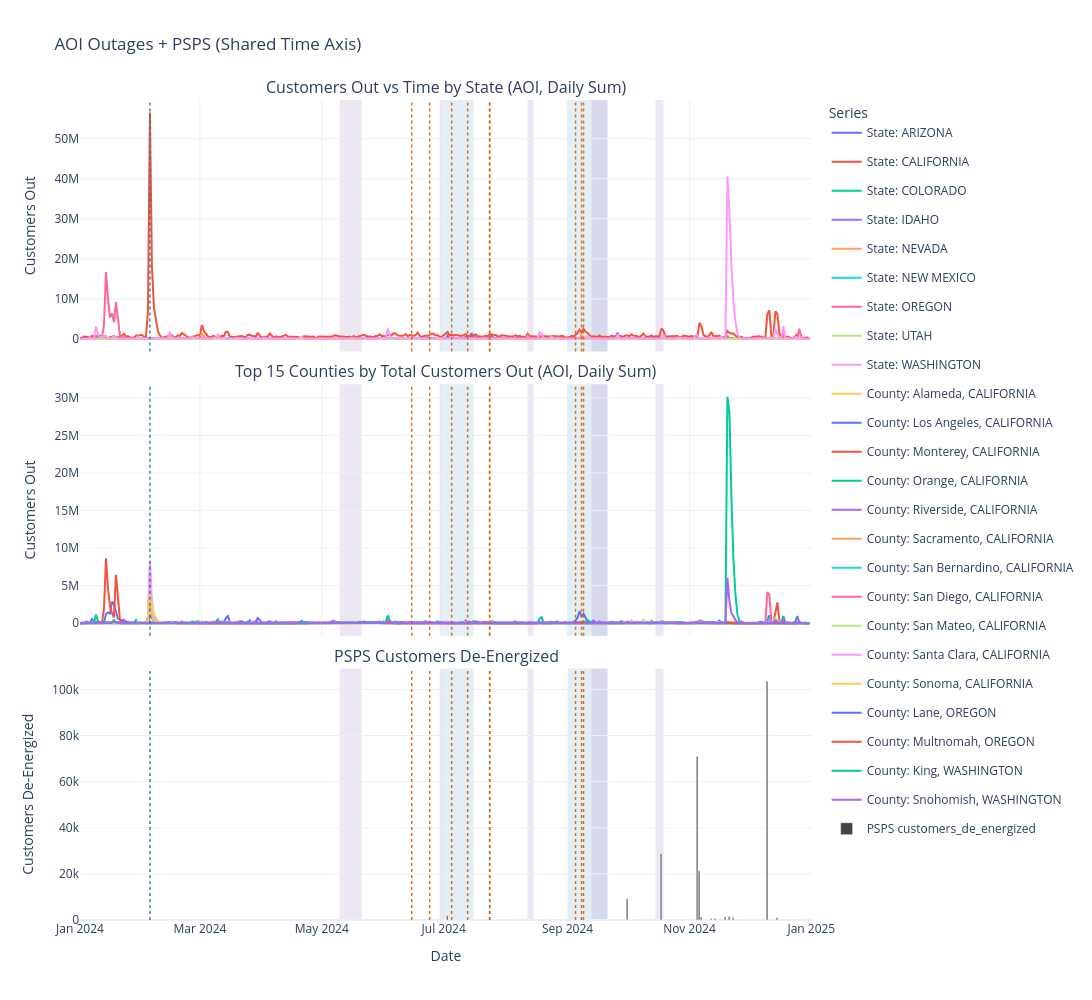

The cell this chart's notebook holds for it:
### Code cell
=import pandas as pd
import plotly.graph_objects as go
from plotly.subplots import make_subplots

# --- PSPS data ---
psps_df = pd.read_csv(psps_events)

required_cols = ["event_name", "first_date_of_poc", "customers_de_energized"]
missing = [c for c in required_cols if c not in psps_df.columns]
if missing:
    raise ValueError(f"Missing PSPS columns: {missing}")

psps_df = psps_df[required_cols].copy()
psps_df["first_date_of_poc"] = pd.to_datetime(psps_df["first_date_of_poc"], errors="coerce")
psps_df["customers_de_energized"] = pd.to_numeric(psps_df["customers_de_energized"], errors="coerce")
psps_df = psps_df.dropna(subset=["first_date_of_poc", "customers_de_energized"])

# Optional: combine multiple events on same day
psps_daily = (
    psps_df.groupby("first_date_of_poc", as_index=False)["customers_de_energized"]
    .sum()
    .sort_values("first_date_of_poc")
)

# --- Build 3-row figure with tied x-axes ---
fig_3row = make_subplots(
    rows=3, cols=1,
    shared_xaxes=True,
    vertical_spacing=0.04,
    subplot_titles=(
        "Customers Out vs Time by State (AOI, Daily Sum)",
        "Top 15 Counties by Total Customers Out (AOI, Daily Sum)",
        "PSPS Customers De-Energized"
    )
)

# Row 1: states
for state in state_ts_plotly["state"].dropna().unique():
    s = state_ts_plotly[state_ts_plotly["state"] == state]
    fig_3row.add_trace(
        go.Scatter(
            x=s["datetime"], y=s["customers_out"],
            mode="lines", name=f"State: {state}",
            legendgroup=f"state_{state}"
        ),
        row=1, col=1
    )

# Row 2: top 15 counties
for county_state in county_ts_plotly["county_state"].dropna().unique():
    c = county_ts_plotly[county_ts_plotly["county_state"] == county_state]
    fig_3row.add_trace(
        go.Scatter(
            x=c["datetime"], y=c["customers_out"],
            mode="lines", name=f"County: {county_state}",
            legendgroup=f"county_{county_state}"
        ),
        row=2, col=1
    )

# Row 3: PSPS bars
fig_3row.add_trace(
    go.Bar(
        x=psps_daily["first_date_of_poc"],
        y=psps_daily["customers_de_energized"],
        name="PSPS customers_de_energized",
        marker_color="#444"
    ),
    row=3, col=1
)

# Optional event overlays (if your event dfs already exist)
if "wildfire_dates" in globals():
    add_event_overlays(fig_3row, wildfire_dates, "#d95f02")
if "terrwx_dates" in globals():
    add_event_overlays(fig_3row, terrwx_dates, "#1f78b4")
if "spwx_dates" in globals():
    add_event_overlays(fig_3row, spwx_dates, "#6a3d9a")

fig_3row.update_yaxes(title_text="Customers Out", row=1, col=1)
fig_3row.update_yaxes(title_text="Customers Out", row=2, col=1)
fig_3row.update_yaxes(title_text="Customers De-Energized", row=3, col=1)
fig_3row.update_xaxes(title_text="Date", row=3, col=1)

fig_3row.update_layout(
    height=1000,
    width=1300,
    template="plotly_white",
    hovermode="x unified",
    title="AOI Outages + PSPS (Shared Time Axis)",
    legend_title_text="Series"
)

fig_3row.show()
=

### Figure 1 — Plotly figure (JSON) as saved in the notebook; plotly's stock layout.template omitted (floating-point values rounded to 4 significant figures; data arrays with more than 128 entries replaced by an {"elided": "..."} marker saying what was removed)
{"data": [{"legendgroup": "state_ARIZONA", "mode": "lines", "name": "State: ARIZONA", "type": "scatter", "x": {"elided": "366 str values"}, "xaxis": "x", "y": {"elided": "366 int values"}, "yaxis": "y"}, {"legendgroup": "state_CALIFORNIA", "mode": "lines", "name": "State: CALIFORNIA", "type": "scatter", "x": {"elided": "366 str values"}, "xaxis": "x", "y": {"elided": "366 int values"}, "yaxis": "y"}, {"legendgroup": "state_COLORADO", "mode": "lines", "name": "State: COLORADO", "type": "scatter", "x": ["2024-07-14T00:00:00.000000000", "2024-08-27T00:00:00.000000000"], "xaxis": "x", "y": [0, 0], "yaxis": "y"}, {"legendgroup": "state_IDAHO", "mode": "lines", "name": "State: IDAHO", "type": "scatter", "x": {"elided": "365 str values"}, "xaxis": "x", "y": {"elided": "365 int values"}, "yaxis": "y"}, {"legendgroup": "state_NEVADA", "mode": "lines", "name": "State: NEVADA", "type": "scatter", "x": {"elided": "366 str values"}, "xaxis": "x", "y": {"elided": "366 int values"}, "yaxis": "y"}, {"legendgroup": "state_NEW MEXICO", "mode": "lines", "name": "State: NEW MEXICO", "type": "scatter", "x": {"elided": "363 str values"}, "xaxis": "x", "y": {"elided": "363 int values"}, "yaxis": "y"}, {"legendgroup": "state_OREGON", "mode": "lines", "name": "State: OREGON", "type": "scatter", "x": {"elided": "366 str values"}, "xaxis": "x", "y": {"elided": "366 int values"}, "yaxis": "y"}, {"legendgroup": "state_UTAH", "mode": "lines", "name": "State: UTAH", "type": "scatter", "x": {"elided": "366 str values"}, "xaxis": "x", "y": {"elided": "366 int values"}, "yaxis": "y"}, {"legendgroup": "state_WASHINGTON", "mode": "lines", "name": "State: WASHINGTON", "type": "scatter", "x": {"elided": "366 str values"}, "xaxis": "x", "y": {"elided": "366 int values"}, "yaxis": "y"}, {"legendgroup": "county_Alameda, CALIFORNIA", "mode": "lines", "name": "County: Alameda, CALIFORNIA", "type": "scatter", "x": {"elided": "366 str values"}, "xaxis": "x2", "y": {"elided": "366 int values"}, "yaxis": "y2"}, {"legendgroup": "county_Los Angeles, CALIFORNIA", "mode": "lines", "name": "County: Los Angeles, CALIFORNIA", "type": "scatter", "x": {"elided": "366 str values"}, "xaxis": "x2", "y": {"elided": "366 int values"}, "yaxis": "y2"}, {"legendgroup": "county_Monterey, CALIFORNIA", "mode": "lines", "name": "County: Monterey, CALIFORNIA", "type": "scatter", "x": {"elided": "366 str values"}, "xaxis": "x2", "y": {"elided": "366 int values"}, "yaxis": "y2"}, {"legendgroup": "county_Orange, CALIFORNIA", "mode": "lines", "name": "County: Orange, CALIFORNIA", "type": "scatter", "x": {"elided": "366 str values"}, "xaxis": "x2", "y": {"elided": "366 int values"}, "yaxis": "y2"}, {"legendgroup": "county_Riverside, CALIFORNIA", "mode": "lines", "name": "County: Riverside, CALIFORNIA", "type": "scatter", "x": {"elided": "365 str values"}, "xaxis": "x2", "y": {"elided": "365 int values"}, "yaxis": "y2"}, {"legendgroup": "county_Sacramento, CALIFORNIA", "mode": "lines", "name": "County: Sacramento, CALIFORNIA", "type": "scatter", "x": {"elided": "366 str values"}, "xaxis": "x2", "y": {"elided": "366 int values"}, "yaxis": "y2"}, {"legendgroup": "county_San Bernardino, CALIFORNIA", "mode": "lines", "name": "County: San Bernardino, CALIFORNIA", "type": "scatter", "x": {"elided": "366 str values"}, "xaxis": "x2", "y": {"elided": "366 int values"}, "yaxis": "y2"}, {"legendgroup": "county_San Diego, CALIFORNIA", "mode": "lines", "name": "County: San Diego, CALIFORNIA", "type": "scatter", "x": {"elided": "364 str values"}, "xaxis": "x2", "y": {"elided": "364 int values"}, "yaxis": "y2"}, {"legendgroup": "county_San Mateo, CALIFORNIA", "mode": "lines", "name": "County: San Mateo, CALIFORNIA", "type": "scatter", "x": {"elided": "366 str values"}, "xaxis": "x2", "y": {"elided": "366 int values"}, "yaxis": "y2"}, {"legendgroup": "county_Santa Clara, CALIFORNIA", "mode": "lines", "name": "County: Santa Clara, CALIFORNIA", "type": "scatter", "x": {"elided": "366 str values"}, "xaxis": "x2", "y": {"elided": "366 int values"}, "yaxis": "y2"}, {"legendgroup": "county_Sonoma, CALIFORNIA", "mode": "lines", "name": "County: Sonoma, CALIFORNIA", "type": "scatter", "x": {"elided": "366 str values"}, "xaxis": "x2", "y": {"elided": "366 int values"}, "yaxis": "y2"}, {"legendgroup": "county_Lane, OREGON", "mode": "lines", "name": "County: Lane, OREGON", "type": "scatter", "x": {"elided": "366 str values"}, "xaxis": "x2", "y": {"elided": "366 int values"}, "yaxis": "y2"}, {"legendgroup": "county_Multnomah, OREGON", "mode": "lines", "name": "County: Multnomah, OREGON", "type": "scatter", "x": {"elided": "366 str values"}, "xaxis": "x2", "y": {"elided": "366 int values"}, "yaxis": "y2"}, {"legendgroup": "county_King, WASHINGTON", "mode": "lines", "name": "County: King, WASHINGTON", "type": "scatter", "x": {"elided": "366 str values"}, "xaxis": "x2", "y": {"elided": "366 int values"}, "yaxis": "y2"}, {"legendgroup": "county_Snohomish, WASHINGTON", "mode": "lines", "name": "County: Snohomish, WASHINGTON", "type": "scatter", "x": {"elided": "365 str values"}, "xaxis": "x2", "y": {"elided": "365 int values"}, "yaxis": "y2"}, {"marker": {"color": "#444"}, "name": "PSPS customers_de_energized", "type": "bar", "x": ["2024-06-14T19:00:00.000000000", "2024-07-02T19:00:00.000000000", "2024-07-05T19:00:00.000000000", "2024-07-20T19:00:00.000000000", "2024-07-21T19:00:00.000000000", "2024-07-26T19:00:00.000000000", "2024-08-07T19:00:00.000000000", "2024-08-23T19:00:00.000000000", "2024-09-07T19:00:00.000000000", "2024-09-15T19:00:00.000000000", "2024-09-30T19:00:00.000000000", "2024-10-02T19:00:00.000000000", "2024-10-09T19:00:00.000000000", "2024-10-17T19:00:00.000000000", "2024-10-27T19:00:00.000000000", "2024-11-04T20:00:00.000000000", "2024-11-05T20:00:00.000000000", "2024-11-06T20:00:00.000000000", "2024-11-11T20:00:00.000000000", "2024-11-13T20:00:00.000000000", "2024-11-18T20:00:00.000000000", "2024-11-20T20:00:00.000000000", "2024-11-22T20:00:00.000000000", "2024-11-28T20:00:00.000000000", "2024-12-05T20:00:00.000000000", "2024-12-09T20:00:00.000000000", "2024-12-14T20:00:00.000000000", "2024-12-26T20:00:00.000000000", "2024-12-31T20:00:00.000000000"], "xaxis": "x3", "y": [0, 1843, 0, 212, 0, 0, 21, 3, 489, 0, 9176, 1, 0, 28748, 89, 71044, 21357, 1263, 686, 637, 1251, 1547, 1064, 0, 0, 103595, 1007, 0, 0], "yaxis": "y3"}], "layout": {"annotations": [{"font": {"size": 16}, "showarrow": false, "text": "Customers Out vs Time by State (AOI, Daily Sum)", "x": 0.5, "xanchor": "center", "xref": "paper", "y": 1, "yanchor": "bottom", "yref": "paper"}, {"font": {"size": 16}, "showarrow": false, "text": "Top 15 Counties by Total Customers Out (AOI, Daily Sum)", "x": 0.5, "xanchor": "center", "xref": "paper", "y": 0.6533, "yanchor": "bottom", "yref": "paper"}, {"font": {"size": 16}, "showarrow": false, "text": "PSPS Customers De-Energized", "x": 0.5, "xanchor": "center", "xref": "paper", "y": 0.3067, "yanchor": "bottom", "yref": "paper"}], "height": 1000, "hovermode": "x unified", "legend": {"title": {"text": "Series"}}, "shapes": [{"line": {"color": "#d95f02", "dash": "dot", "width": 1.5}, "opacity": 0.9, "type": "line", "x0": "2024-06-15T00:00:00", "x1": "2024-06-15T00:00:00", "xref": "x", "y0": 0, "y1": 1, "yref": "y domain"}, {"line": {"color": "#d95f02", "dash": "dot", "width": 1.5}, "opacity": 0.9, "type": "line", "x0": "2024-06-15T00:00:00", "x1": "2024-06-15T00:00:00", "xref": "x2", "y0": 0, "y1": 1, "yref": "y2 domain"}, {"line": {"color": "#d95f02", "dash": "dot", "width": 1.5}, "opacity": 0.9, "type": "line", "x0": "2024-06-15T00:00:00", "x1": "2024-06-15T00:00:00", "xref": "x3", "y0": 0, "y1": 1, "yref": "y3 domain"}, {"line": {"color": "#d95f02", "dash": "dot", "width": 1.5}, "opacity": 0.9, "type": "line", "x0": "2024-06-24T00:00:00", "x1": "2024-06-24T00:00:00", "xref": "x", "y0": 0, "y1": 1, "yref": "y domain"}, {"line": {"color": "#d95f02", "dash": "dot", "width": 1.5}, "opacity": 0.9, "type": "line", "x0": "2024-06-24T00:00:00", "x1": "2024-06-24T00:00:00", "xref": "x2", "y0": 0, "y1": 1, "yref": "y2 domain"}, {"line": {"color": "#d95f02", "dash": "dot", "width": 1.5}, "opacity": 0.9, "type": "line", "x0": "2024-06-24T00:00:00", "x1": "2024-06-24T00:00:00", "xref": "x3", "y0": 0, "y1": 1, "yref": "y3 domain"}, {"line": {"color": "#d95f02", "dash": "dot", "width": 1.5}, "opacity": 0.9, "type": "line", "x0": "2024-07-05T00:00:00", "x1": "2024-07-05T00:00:00", "xref": "x", "y0": 0, "y1": 1, "yref": "y domain"}, {"line": {"color": "#d95f02", "dash": "dot", "width": 1.5}, "opacity": 0.9, "type": "line", "x0": "2024-07-05T00:00:00", "x1": "2024-07-05T00:00:00", "xref": "x2", "y0": 0, "y1": 1, "yref": "y2 domain"}, {"line": {"color": "#d95f02", "dash": "dot", "width": 1.5}, "opacity": 0.9, "type": "line", "x0": "2024-07-05T00:00:00", "x1": "2024-07-05T00:00:00", "xref": "x3", "y0": 0, "y1": 1, "yref": "y3 domain"}, {"line": {"color": "#d95f02", "dash": "dot", "width": 1.5}, "opacity": 0.9, "type": "line", "x0": "2024-07-13T00:00:00", "x1": "2024-07-13T00:00:00", "xref": "x", "y0": 0, "y1": 1, "yref": "y domain"}, {"line": {"color": "#d95f02", "dash": "dot", "width": 1.5}, "opacity": 0.9, "type": "line", "x0": "2024-07-13T00:00:00", "x1": "2024-07-13T00:00:00", "xref": "x2", "y0": 0, "y1": 1, "yref": "y2 domain"}, {"line": {"color": "#d95f02", "dash": "dot", "width": 1.5}, "opacity": 0.9, "type": "line", "x0": "2024-07-13T00:00:00", "x1": "2024-07-13T00:00:00", "xref": "x3", "y0": 0, "y1": 1, "yref": "y3 domain"}, {"line": {"color": "#d95f02", "dash": "dot", "width": 1.5}, "opacity": 0.9, "type": "line", "x0": "2024-07-24T00:00:00", "x1": "2024-07-24T00:00:00", "xref": "x", "y0": 0, "y1": 1, "yref": "y domain"}, {"line": {"color": "#d95f02", "dash": "dot", "width": 1.5}, "opacity": 0.9, "type": "line", "x0": "2024-07-24T00:00:00", "x1": "2024-07-24T00:00:00", "xref": "x2", "y0": 0, "y1": 1, "yref": "y2 domain"}, {"line": {"color": "#d95f02", "dash": "dot", "width": 1.5}, "opacity": 0.9, "type": "line", "x0": "2024-07-24T00:00:00", "x1": "2024-07-24T00:00:00", "xref": "x3", "y0": 0, "y1": 1, "yref": "y3 domain"}, {"line": {"color": "#d95f02", "dash": "dot", "width": 1.5}, "opacity": 0.9, "type": "line", "x0": "2024-07-24T00:00:00", "x1": "2024-07-24T00:00:00", "xref": "x", "y0": 0, "y1": 1, "yref": "y domain"}, {"line": {"color": "#d95f02", "dash": "dot", "width": 1.5}, "opacity": 0.9, "type": "line", "x0": "2024-07-24T00:00:00", "x1": "2024-07-24T00:00:00", "xref": "x2", "y0": 0, "y1": 1, "yref": "y2 domain"}, {"line": {"color": "#d95f02", "dash": "dot", "width": 1.5}, "opacity": 0.9, "type": "line", "x0": "2024-07-24T00:00:00", "x1": "2024-07-24T00:00:00", "xref": "x3", "y0": 0, "y1": 1, "yref": "y3 domain"}, {"line": {"color": "#d95f02", "dash": "dot", "width": 1.5}, "opacity": 0.9, "type": "line", "x0": "2024-09-05T00:00:00", "x1": "2024-09-05T00:00:00", "xref": "x", "y0": 0, "y1": 1, "yref": "y domain"}, {"line": {"color": "#d95f02", "dash": "dot", "width": 1.5}, "opacity": 0.9, "type": "line", "x0": "2024-09-05T00:00:00", "x1": "2024-09-05T00:00:00", "xref": "x2", "y0": 0, "y1": 1, "yref": "y2 domain"}, {"line": {"color": "#d95f02", "dash": "dot", "width": 1.5}, "opacity": 0.9, "type": "line", "x0": "2024-09-05T00:00:00", "x1": "2024-09-05T00:00:00", "xref": "x3", "y0": 0, "y1": 1, "yref": "y3 domain"}, {"line": {"color": "#d95f02", "dash": "dot", "width": 1.5}, "opacity": 0.9, "type": "line", "x0": "2024-09-08T00:00:00", "x1": "2024-09-08T00:00:00", "xref": "x", "y0": 0, "y1": 1, "yref": "y domain"}, {"line": {"color": "#d95f02", "dash": "dot", "width": 1.5}, "opacity": 0.9, "type": "line", "x0": "2024-09-08T00:00:00", "x1": "2024-09-08T00:00:00", "xref": "x2", "y0": 0, "y1": 1, "yref": "y2 domain"}, {"line": {"color": "#d95f02", "dash": "dot", "width": 1.5}, "opacity": 0.9, "type": "line", "x0": "2024-09-08T00:00:00", "x1": "2024-09-08T00:00:00", "xref": "x3", "y0": 0, "y1": 1, "yref": "y3 domain"}, {"line": {"color": "#d95f02", "dash": "dot", "width": 1.5}, "opacity": 0.9, "type": "line", "x0": "2024-09-09T00:00:00", "x1": "2024-09-09T00:00:00", "xref": "x", "y0": 0, "y1": 1, "yref": "y domain"}, {"line": {"color": "#d95f02", "dash": "dot", "width": 1.5}, "opacity": 0.9, "type": "line", "x0": "2024-09-09T00:00:00", "x1": "2024-09-09T00:00:00", "xref": "x2", "y0": 0, "y1": 1, "yref": "y2 domain"}, {"line": {"color": "#d95f02", "dash": "dot", "width": 1.5}, "opacity": 0.9, "type": "line", "x0": "2024-09-09T00:00:00", "x1": "2024-09-09T00:00:00", "xref": "x3", "y0": 0, "y1": 1, "yref": "y3 domain"}, {"line": {"color": "#1f78b4", "dash": "dot", "width": 1.5}, "opacity": 0.9, "type": "line", "x0": "2024-02-05T00:00:00", "x1": "2024-02-05T00:00:00", "xref": "x", "y0": 0, "y1": 1, "yref": "y domain"}, {"line": {"color": "#1f78b4", "dash": "dot", "width": 1.5}, "opacity": 0.9, "type": "line", "x0": "2024-02-05T00:00:00", "x1": "2024-02-05T00:00:00", "xref": "x2", "y0": 0, "y1": 1, "yref": "y2 domain"}, {"line": {"color": "#1f78b4", "dash": "dot", "width": 1.5}, "opacity": 0.9, "type": "line", "x0": "2024-02-05T00:00:00", "x1": "2024-02-05T00:00:00", "xref": "x3", "y0": 0, "y1": 1, "yref": "y3 domain"}, {"fillcolor": "#1f78b4", "layer": "below", "line": {"width": 0}, "opacity": 0.12, "type": "rect", "x0": "2024-09-01T00:00:00", "x1": "2024-09-21T00:00:00", "xref": "x", "y0": 0, "y1": 1, "yref": "y domain"}, {"fillcolor": "#1f78b4", "layer": "below", "line": {"width": 0}, "opacity": 0.12, "type": "rect", "x0": "2024-09-01T00:00:00", "x1": "2024-09-21T00:00:00", "xref": "x2", "y0": 0, "y1": 1, "yref": "y2 domain"}, {"fillcolor": "#1f78b4", "layer": "below", "line": {"width": 0}, "opacity": 0.12, "type": "rect", "x0": "2024-09-01T00:00:00", "x1": "2024-09-21T00:00:00", "xref": "x3", "y0": 0, "y1": 1, "yref": "y3 domain"}, {"fillcolor": "#1f78b4", "layer": "below", "line": {"width": 0}, "opacity": 0.12, "type": "rect", "x0": "2024-07-01T00:00:00", "x1": "2024-07-16T00:00:00", "xref": "x", "y0": 0, "y1": 1, "yref": "y domain"}, {"fillcolor": "#1f78b4", "layer": "below", "line": {"width": 0}, "opacity": 0.12, "type": "rect", "x0": "2024-07-01T00:00:00", "x1": "2024-07-16T00:00:00", "xref": "x2", "y0": 0, "y1": 1, "yref": "y2 domain"}, {"fillcolor": "#1f78b4", "layer": "below", "line": {"width": 0}, "opacity": 0.12, "type": "rect", "x0": "2024-07-01T00:00:00", "x1": "2024-07-16T00:00:00", "xref": "x3", "y0": 0, "y1": 1, "yref": "y3 domain"}, {"fillcolor": "#6a3d9a", "layer": "below", "line": {"width": 0}, "opacity": 0.12, "type": "rect", "x0": "2024-05-10T00:00:00", "x1": "2024-05-21T00:00:00", "xref": "x", "y0": 0, "y1": 1, "yref": "y domain"}, {"fillcolor": "#6a3d9a", "layer": "below", "line": {"width": 0}, "opacity": 0.12, "type": "rect", "x0": "2024-05-10T00:00:00", "x1": "2024-05-21T00:00:00", "xref": "x2", "y0": 0, "y1": 1, "yref": "y2 domain"}, {"fillcolor": "#6a3d9a", "layer": "below", "line": {"width": 0}, "opacity": 0.12, "type": "rect", "x0": "2024-05-10T00:00:00", "x1": "2024-05-21T00:00:00", "xref": "x3", "y0": 0, "y1": 1, "yref": "y3 domain"}, {"fillcolor": "#6a3d9a", "layer": "below", "line": {"width": 0}, "opacity": 0.12, "type": "rect", "x0": "2024-06-29T00:00:00", "x1": "2024-07-01T00:00:00", "xref": "x", "y0": 0, "y1": 1, "yref": "y domain"}, {"fillcolor": "#6a3d9a", "layer": "below", "line": {"width": 0}, "opacity": 0.12, "type": "rect", "x0": "2024-06-29T00:00:00", "x1": "2024-07-01T00:00:00", "xref": "x2", "y0": 0, "y1": 1, "yref": "y2 domain"}, {"fillcolor": "#6a3d9a", "layer": "below", "line": {"width": 0}, "opacity": 0.12, "type": "rect", "x0": "2024-06-29T00:00:00", "x1": "2024-07-01T00:00:00", "xref": "x3", "y0": 0, "y1": 1, "yref": "y3 domain"}, {"fillcolor": "#6a3d9a", "layer": "below", "line": {"width": 0}, "opacity": 0.12, "type": "rect", "x0": "2024-08-12T00:00:00", "x1": "2024-08-15T00:00:00", "xref": "x", "y0": 0, "y1": 1, "yref": "y domain"}, {"fillcolor": "#6a3d9a", "layer": "below", "line": {"width": 0}, "opacity": 0.12, "type": "rect", "x0": "2024-08-12T00:00:00", "x1": "2024-08-15T00:00:00", "xref": "x2", "y0": 0, "y1": 1, "yref": "y2 domain"}, {"fillcolor": "#6a3d9a", "layer": "below", "line": {"width": 0}, "opacity": 0.12, "type": "rect", "x0": "2024-08-12T00:00:00", "x1": "2024-08-15T00:00:00", "xref": "x3", "y0": 0, "y1": 1, "yref": "y3 domain"}, {"fillcolor": "#6a3d9a", "layer": "below", "line": {"width": 0}, "opacity": 0.12, "type": "rect", "x0": "2024-09-13T00:00:00", "x1": "2024-09-21T00:00:00", "xref": "x", "y0": 0, "y1": 1, "yref": "y domain"}, {"fillcolor": "#6a3d9a", "layer": "below", "line": {"width": 0}, "opacity": 0.12, "type": "rect", "x0": "2024-09-13T00:00:00", "x1": "2024-09-21T00:00:00", "xref": "x2", "y0": 0, "y1": 1, "yref": "y2 domain"}, {"fillcolor": "#6a3d9a", "layer": "below", "line": {"width": 0}, "opacity": 0.12, "type": "rect", "x0": "2024-09-13T00:00:00", "x1": "2024-09-21T00:00:00", "xref": "x3", "y0": 0, "y1": 1, "yref": "y3 domain"}, {"fillcolor": "#6a3d9a", "layer": "below", "line": {"width": 0}, "opacity": 0.12, "type": "rect", "x0": "2024-10-15T00:00:00", "x1": "2024-10-19T00:00:00", "xref": "x", "y0": 0, "y1": 1, "yref": "y domain"}, {"fillcolor": "#6a3d9a", "layer": "below", "line": {"width": 0}, "opacity": 0.12, "type": "rect", "x0": "2024-10-15T00:00:00", "x1": "2024-10-19T00:00:00", "xref": "x2", "y0": 0, "y1": 1, "yref": "y2 domain"}, {"fillcolor": "#6a3d9a", "layer": "below", "line": {"width": 0}, "opacity": 0.12, "type": "rect", "x0": "2024-10-15T00:00:00", "x1": "2024-10-19T00:00:00", "xref": "x3", "y0": 0, "y1": 1, "yref": "y3 domain"}], "title": {"text": "AOI Outages + PSPS (Shared Time Axis)"}, "width": 1300, "xaxis": {"anchor": "y", "domain": [0, 1], "matches": "x3", "showticklabels": false}, "xaxis2": {"anchor": "y2", "domain": [0, 1], "matches": "x3", "showticklabels": false}, "xaxis3": {"anchor": "y3", "domain": [0, 1], "title": {"text": "Date"}}, "yaxis": {"anchor": "x", "domain": [0.6933, 1], "title": {"text": "Customers Out"}}, "yaxis2": {"anchor": "x2", "domain": [0.3467, 0.6533], "title": {"text": "Customers Out"}}, "yaxis3": {"anchor": "x3", "domain": [0, 0.3067], "title": {"text": "Customers De-Energized"}}}}
